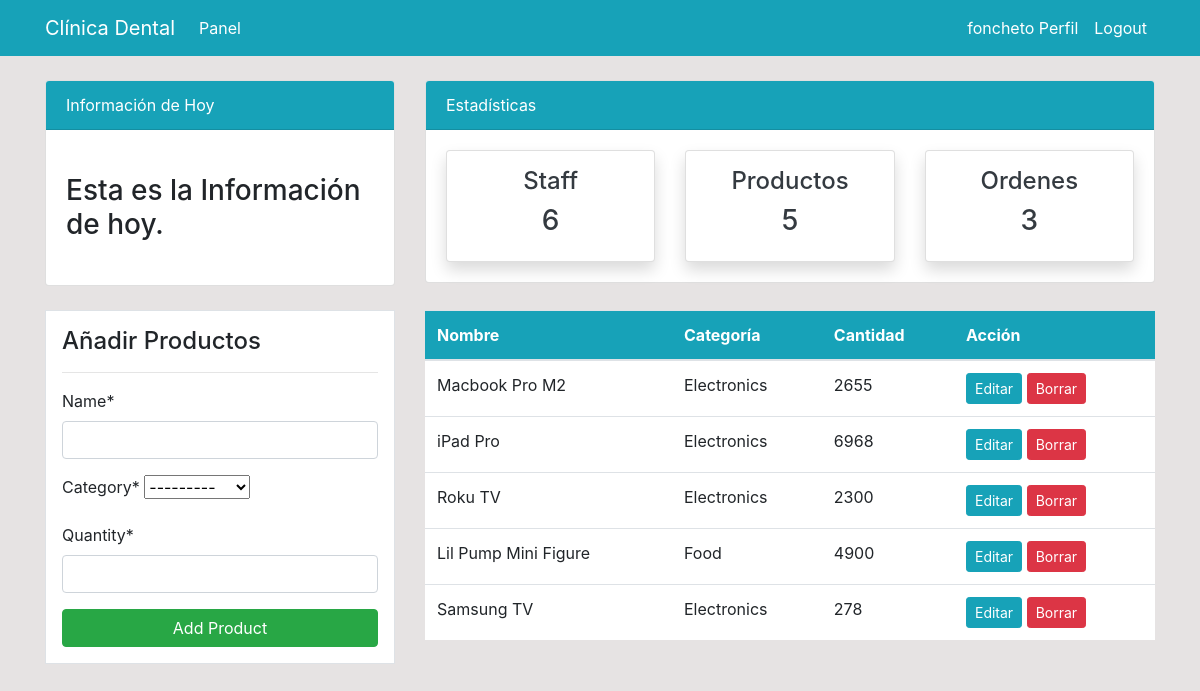
The app's page /product/ (signed in), older data.
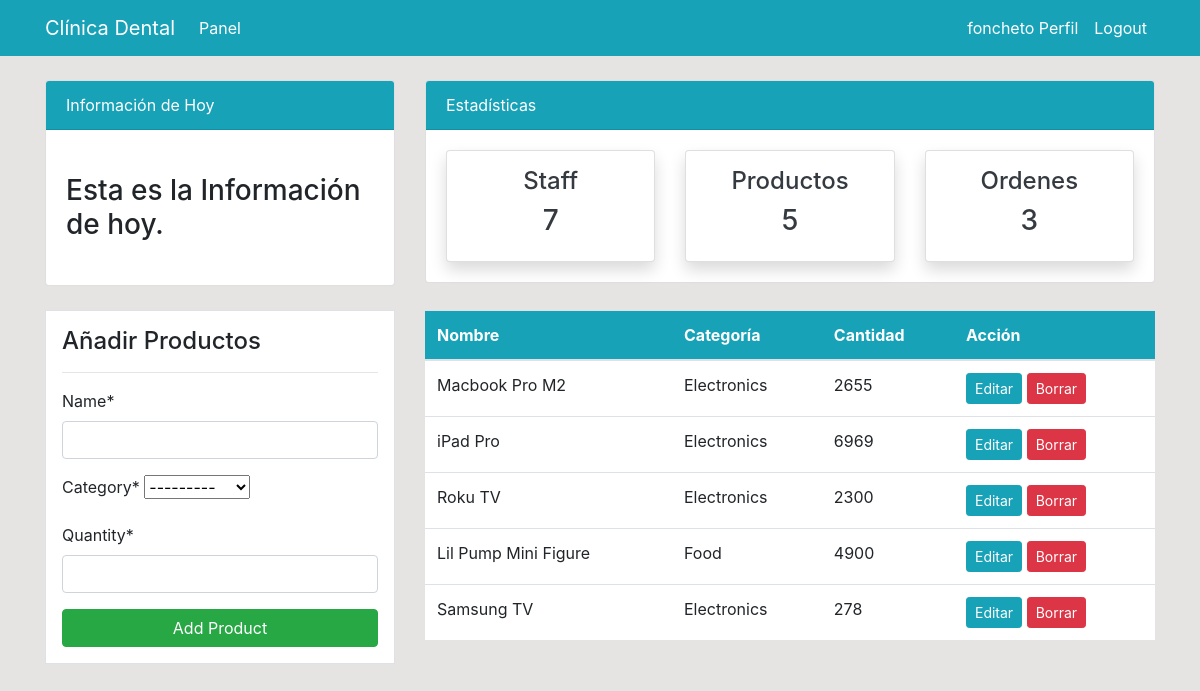
The same page, newer data.
### dashboard/models.py (models this page shows, shortened)
class Product(models.Model):
    name = models.CharField(max_length=50, null=True)
    category = models.CharField(choices=CATEGORIES, max_length=20, null=True)
    quantity = models.PositiveSmallIntegerField(null=True)
    class Meta:
        verbose_name_plural = "Product"

### dashboard/views.py (the view)
# urls.py: path("product/", views.product, name="dashboard-product"),
@login_required
def product(request):
    items = Product.objects.all()
    items_count = items.count()
    orders_count = Order.objects.all().count()
    workers_count = User.objects.all().count()
    if request.method == "POST":
        form = ProductForm(request.POST)
        if form.is_valid():
            form.save()
            product_name = form.cleaned_data.get("name")
            messages.success(request, f"{product_name} has been added to the inventory")
            return redirect("dashboard-product")
    else:
        form = ProductForm()
    context = {
        "items": items,
        "form": form,
        "items_count": items_count,
        "workers_count": workers_count,
        "orders_count": orders_count,
    }
    return render(request, "dashboard/product.html", context)

### dashboard/forms.py
class ProductForm(forms.ModelForm):
    class Meta:
        model = Product
        fields = ["name", "category", "quantity"]

### templates/dashboard/product.html (shortened to what this page needs)
{% extends 'partials/base.html' %}
{% load crispy_forms_tags %}
{% block content %}
{% include 'partials/topnav.html' %}
<div class="container">
    <div class="row my-4">
        <div class="col-md-4">
            <div class="border bg-white p-3">
                <h4>Añadir Productos</h4>
                <hr>
                <form method="POST">
                    {{ form|crispy }}
                    <input class="btn btn-success btn-block" type="submit" value="Add Product">
                </form>
            </div>
        </div>
        <div class="col-md-8">
            <table class="table bg-white">
                <thead class="bg-info">
                    <tr class="text-white">
                        <th scope="col">Nombre</th>
                        <th scope="col">Categoría</th>
                        <th scope="col">Cantidad</th>
                        <th scope="col">Acción</th>
                    </tr>
                </thead>
                <tbody>
                    {% for item in items %}
                    <tr>
                        <td>{{ item.name }}</td>
                        <td>{{ item.category }}</td>
                        <td>{{ item.quantity }}</td>
                        <td>
                            <a class="btn btn-info btn-sm"
                                href="{% url 'dashboard-product-update' item.id %}">Editar</a>
                            <a class="btn btn-danger btn-sm"
                                href="{% url 'dashboard-product-delete' item.id %}">Borrar</a>
                        </td>
                    </tr>
                    {% endfor %}
                </tbody>
            </table>
        </div>
    </div>
</div>
{% endblock %}

Row changes from the older to the newer data that the page shows:
changed Product "iPad Pro": quantity "6968" → "6969"
Text that changed along with them:
{{ workers_count }}: "6" → "7"
